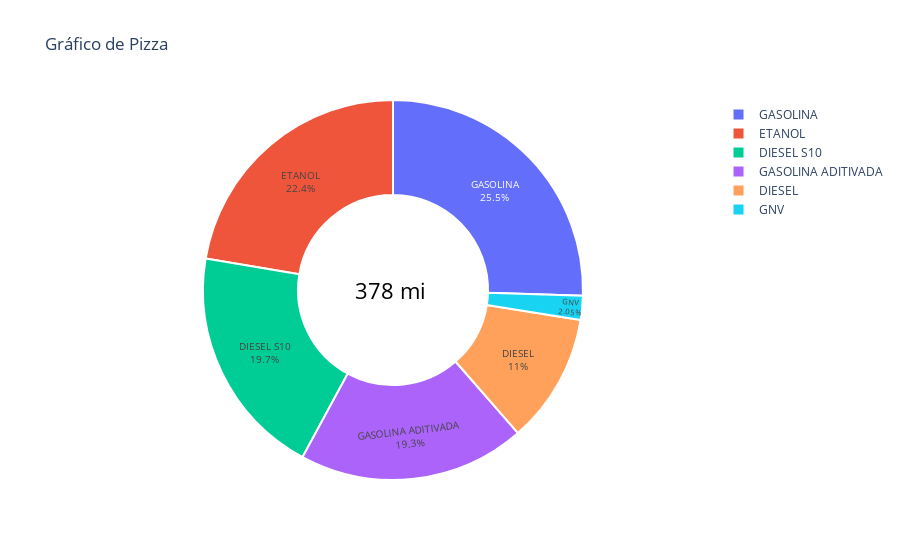

The notebook cell saved with this chart:
### Code cell
# Criando Variavel com o gráfico de Pizza
Figura_Pizza = px.pie( Anl_Represetnacao,
                      names='produto', # Define os Indices dos Gráficos
                      values='proportion', # Define o valor que representa o Indice
                      title='Gráfico de Pizza', # Define o Titulo do Gráfico
                      hole=0.5 # Define o Tamanho do Buraco no meio do gráfico
                      )

# Realizado formatações no gráfico para melhorar visual
Figura_Pizza.update_traces(
    hoverinfo='label+percent', # Define informações no Rotulo de Dados 
    textinfo='percent+label', # Define informações na Dica de Ferramenta
    textfont_size=10, # Define o tamanho dos dados
    textposition='inside', # Define a posição que o texto deve aparecer
    marker=dict( line=dict(color='#ffffff', width=2) ) ) # Definido as cores

# Realizado adição de uma anotação ao Gráfico
Figura_Pizza.add_annotation(
    x=0.5, y=0.5, # Define a posição que vai ficar a anotação
    text=f'{ round(Base_Dados.shape[0] / 1000) } mi ', # Define texto a ser adicionado
    showarrow=False, # Retirado o Seta Indicadora 
    font=dict(size=22, color='black') # Definido tamanho e cor da anotação
)

Figura_Pizza.show()

### Figure 1 — Plotly figure (JSON) as saved in the notebook; plotly's stock layout.template omitted (floating-point values rounded to 4 significant figures)
{"data": [{"domain": {"x": [0, 1], "y": [0, 1]}, "hole": 0.5, "hoverinfo": "label+percent", "hovertemplate": "produto=%{label}<br>proportion=%{value}<extra></extra>", "labels": ["GASOLINA", "ETANOL", "DIESEL S10", "GASOLINA ADITIVADA", "DIESEL", "GNV"], "legendgroup": "", "marker": {"line": {"color": "#ffffff", "width": 2}}, "name": "", "showlegend": true, "textfont": {"size": 10}, "textinfo": "percent+label", "textposition": "inside", "type": "pie", "values": [0.2548, 0.2236, 0.1975, 0.1933, 0.1105, 0.02046]}], "layout": {"annotations": [{"font": {"color": "black", "size": 22}, "showarrow": false, "text": "378 mi ", "x": 0.5, "y": 0.5}], "legend": {"tracegroupgap": 0}, "title": {"text": "Gráfico de Pizza"}}}
